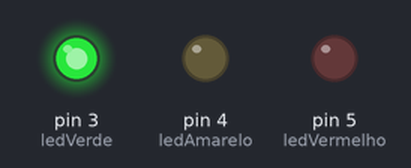
The sketch below on a simulated Arduino Uno, built with avr-gcc and run on an emulated ATmega328P. Shown: output pins drawn as LEDs (lit = HIGH).

Above: at 1.0 s.
At 2.5 s:
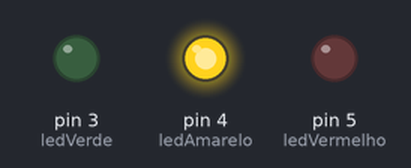
At 4.5 s:
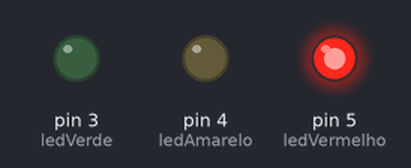
Timing chart, 0 to 7.8 s (numbered marks = the images above):
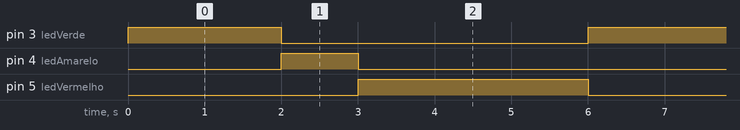

The sketch:

Modulo1_Pratica3_Semaforo1.ino
```cpp
int ledVerde = 3;
int ledAmarelo = 4;
int ledVermelho = 5;

void setup()
{
  pinMode(ledVerde, OUTPUT);
  pinMode(ledAmarelo, OUTPUT);
  pinMode(ledVermelho, OUTPUT);
}

void loop()
{
  digitalWrite(ledVerde, HIGH);
  digitalWrite(ledVermelho, LOW);
  delay(2000); // Wait for 2000 millisecond(s)
  digitalWrite(ledVerde, LOW);
  digitalWrite(ledAmarelo, HIGH);
  delay(1000); // Wait for 1000 millisecond(s)
  digitalWrite(ledAmarelo, LOW);
  digitalWrite(ledVermelho, HIGH);
  delay(3000); // Wait for 3000 millisecond(s)
}
```

Measured:
- by itself, pin 3 (ledVerde): alternates HIGH for 2.0 s and LOW for 4.0 s
- by itself, pin 4 (ledAmarelo): alternates HIGH for 1.0 s and LOW for 5.0 s
- by itself, pin 5 (ledVermelho): alternates HIGH for 3.0 s and LOW for 3.0 s
